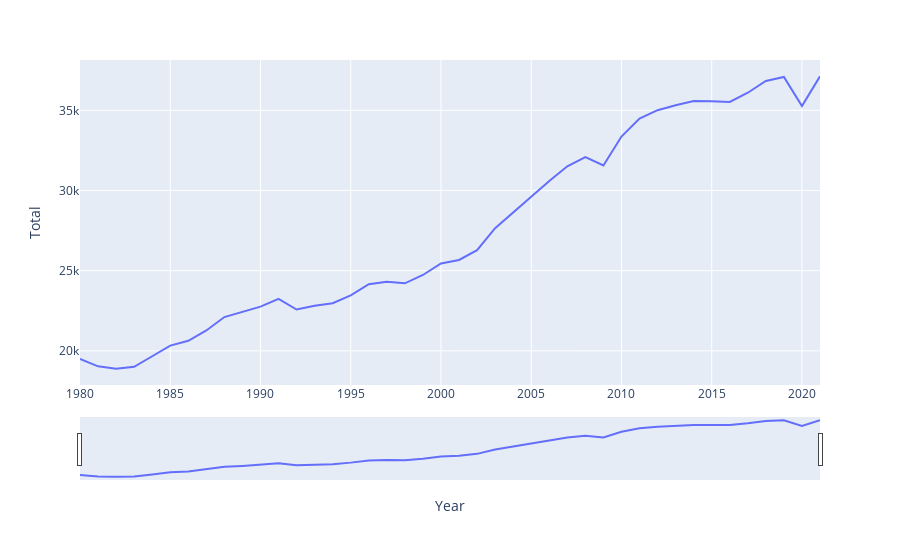

Notebook code cell kept with this figure:
### Code cell
#  plot to see total emission versus year for 'Germany'
fig_ger = px.line(df, x=df.index, y="Total")
fig_ger.update_xaxes(rangeslider_visible=True)
fig_ger.show()

### Figure 1 — Plotly figure (JSON) as saved in the notebook; plotly's stock layout.template omitted (floating-point values rounded to 4 significant figures)
{"data": [{"hovertemplate": "Year=%{x}<br>Total=%{y}<extra></extra>", "legendgroup": "", "line": {"color": "#636efa", "dash": "solid"}, "marker": {"symbol": "circle"}, "mode": "lines", "name": "", "orientation": "v", "showlegend": false, "type": "scatter", "x": [1980, 1981, 1982, 1983, 1984, 1985, 1986, 1987, 1988, 1989, 1990, 1991, 1992, 1993, 1994, 1995, 1996, 1997, 1998, 1999, 2000, 2001, 2002, 2003, 2004, 2005, 2006, 2007, 2008, 2009, 2010, 2011, 2012, 2013, 2014, 2015, 2016, 2017, 2018, 2019, 2020, 2021], "xaxis": "x", "y": [19500.0, 19040.0, 18880.0, 19010.0, 19660.0, 20330.0, 20630.0, 21270.0, 22110.0, 22410.0, 22760.0, 23240.0, 22580.0, 22810.0, 22970.0, 23460.0, 24160.0, 24300.0, 24210.0, 24730.0, 25450.0, 25670.0, 26280.0, 27650.0, 28640.0, 29610.0, 30590.0, 31510.0, 32090.0, 31560.0, 33360.0, 34490.0, 35010.0, 35320.0, 35580.0, 35560.0, 35520.0, 36100.0, 36830.0, 37080.0, 35260.0, 37120.0], "yaxis": "y"}], "layout": {"legend": {"tracegroupgap": 0}, "margin": {"t": 60}, "xaxis": {"anchor": "y", "domain": [0, 1], "rangeslider": {"visible": true}, "title": {"text": "Year"}}, "yaxis": {"anchor": "x", "domain": [0, 1], "title": {"text": "Total"}}}}
